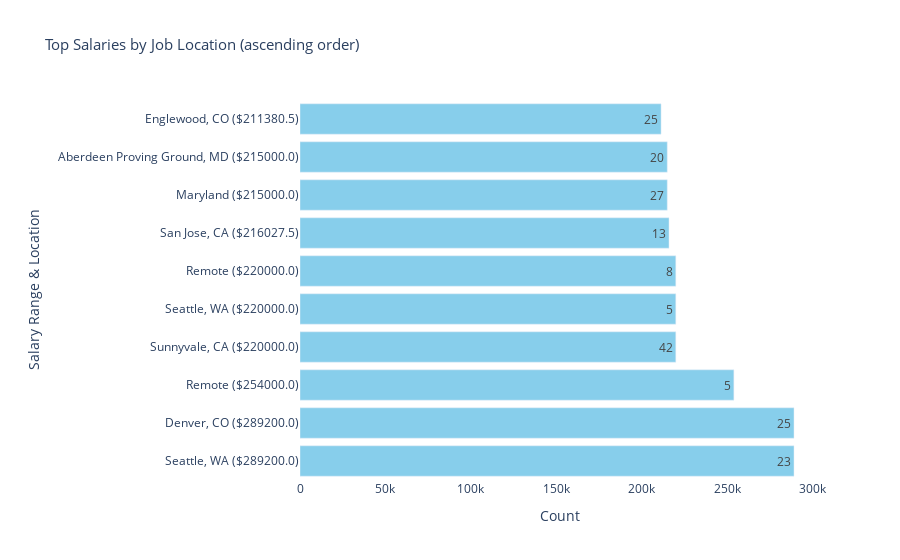

The notebook cell this image was saved under:
### Code cell
import plotly.graph_objects as go

fig = go.Figure()

top_salary_by_location = filtered_salaries.head(10)

fig.add_trace(go.Bar(
    x=top_salary_by_location['average salary'],
    y=top_salary_by_location['location'] + ' (' + '$' + top_salary_by_location['average salary'].astype(str) + ')',
    orientation = 'h',
    marker_color='skyblue',
    text=top_salaries_by_role['frequency'],  # Adding text labels
    textposition='auto'
))

# Inverting y-axis to display the highest counts at the top
fig.update_layout(
    title='Top Salaries by Job Location (ascending order)',
    xaxis_title='Count',
    yaxis_title='Salary Range & Location',
    plot_bgcolor='white',
    showlegend=False,
    title_font_size=15,
    xaxis_title_font=dict(size=14),
    yaxis_title_font=dict(size=14),
    height=800,  # Increasing the figure height
    margin=dict(l=300)  # Increasing the left margin
)

# Show the plot
fig.show()

### Figure 1 — Plotly figure (JSON) as saved in the notebook; plotly's stock layout.template omitted (floating-point values rounded to 4 significant figures)
{"data": [{"marker": {"color": "skyblue"}, "orientation": "h", "text": [23, 25, 5, 42, 5, 8, 13, 27, 20, 25, 24, 17, 30, 5, 24], "textposition": "auto", "type": "bar", "x": [289200, 289200, 254000, 220000, 220000, 220000, 216000.0, 215000, 215000, 211400.0], "y": ["Seattle, WA ($289200.0)", "Denver, CO ($289200.0)", "Remote ($254000.0)", "Sunnyvale, CA ($220000.0)", "Seattle, WA ($220000.0)", "Remote ($220000.0)", "San Jose, CA ($216027.5)", "Maryland ($215000.0)", "Aberdeen Proving Ground, MD ($215000.0)", "Englewood, CO ($211380.5)"]}], "layout": {"autosize": true, "margin": {"l": 300}, "plot_bgcolor": "white", "showlegend": false, "title": {"font": {"size": 15}, "text": "Top Salaries by Job Location (ascending order)"}, "xaxis": {"autorange": true, "range": [0, 304400.0], "title": {"font": {"size": 14}, "text": "Count"}, "type": "linear"}, "yaxis": {"autorange": true, "range": [-0.5, 9.5], "title": {"font": {"size": 14}, "text": "Salary Range & Location"}, "type": "category"}}}
